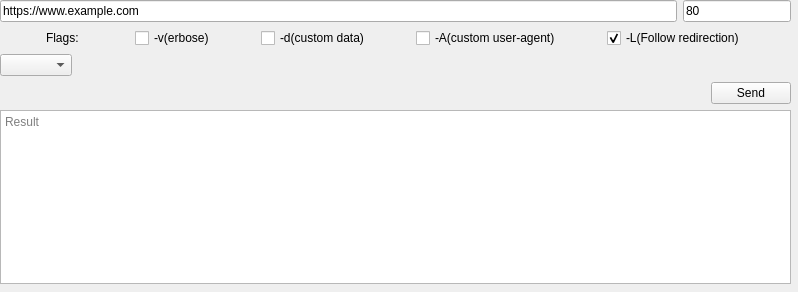
<?xml version="1.0" encoding="UTF-8"?>
<ui version="4.0">
 <class>MainWindow</class>
 <widget class="QMainWindow" name="MainWindow">
  <property name="geometry">
   <rect>
    <x>0</x>
    <y>0</y>
    <width>798</width>
    <height>292</height>
   </rect>
  </property>
  <property name="windowTitle">
   <string>MainWindow</string>
  </property>
  <widget class="QWidget" name="centralwidget">
   <property name="styleSheet">
    <string notr="true">vertical-align: top;</string>
   </property>
   <widget class="QWidget" name="verticalLayoutWidget">
    <property name="geometry">
     <rect>
      <x>0</x>
      <y>0</y>
      <width>791</width>
      <height>291</height>
     </rect>
    </property>
    <layout class="QVBoxLayout" name="mainWindowLayout" stretch="0,0,0,0,0">
     <property name="bottomMargin">
      <number>7</number>
     </property>
     <item>
      <layout class="QHBoxLayout" name="urlPortSectionHLayout" stretch="1,0">
       <item>
        <widget class="QLineEdit" name="urlLineEdit">
         <property name="sizePolicy">
          <sizepolicy hsizetype="Expanding" vsizetype="Fixed">
           <horstretch>0</horstretch>
           <verstretch>0</verstretch>
          </sizepolicy>
         </property>
         <property name="toolTip">
          <string extracomment="Enter url"/>
         </property>
         <property name="inputMethodHints">
          <set>Qt::InputMethodHint::ImhUrlCharactersOnly</set>
         </property>
         <property name="text">
          <string>https://www.example.com</string>
         </property>
         <property name="placeholderText">
          <string>URL</string>
         </property>
        </widget>
       </item>
       <item>
        <widget class="QLineEdit" name="portLineEdit">
         <property name="sizePolicy">
          <sizepolicy hsizetype="Fixed" vsizetype="Fixed">
           <horstretch>0</horstretch>
           <verstretch>0</verstretch>
          </sizepolicy>
         </property>
         <property name="toolTip">
          <string extracomment="Enter url"/>
         </property>
         <property name="inputMethodHints">
          <set>Qt::InputMethodHint::ImhDigitsOnly</set>
         </property>
         <property name="text">
          <string>80</string>
         </property>
         <property name="placeholderText">
          <string>Port number</string>
         </property>
        </widget>
       </item>
      </layout>
     </item>
     <item>
      <layout class="QHBoxLayout" name="flagOptionsSectionHlLayout">
       <property name="spacing">
        <number>0</number>
       </property>
       <item>
        <widget class="QLabel" name="flagsLabel">
         <property name="sizePolicy">
          <sizepolicy hsizetype="Fixed" vsizetype="Fixed">
           <horstretch>1</horstretch>
           <verstretch>0</verstretch>
          </sizepolicy>
         </property>
         <property name="text">
          <string>Flags:   </string>
         </property>
         <property name="alignment">
          <set>Qt::AlignmentFlag::AlignLeading|Qt::AlignmentFlag::AlignLeft|Qt::AlignmentFlag::AlignVCenter</set>
         </property>
        </widget>
       </item>
       <item>
        <widget class="QCheckBox" name="verbosCheckBox">
         <property name="sizePolicy">
          <sizepolicy hsizetype="Fixed" vsizetype="Fixed">
           <horstretch>0</horstretch>
           <verstretch>0</verstretch>
          </sizepolicy>
         </property>
         <property name="text">
          <string>-v(erbose)</string>
         </property>
        </widget>
       </item>
       <item>
        <widget class="QCheckBox" name="dataCheckBox">
         <property name="sizePolicy">
          <sizepolicy hsizetype="Fixed" vsizetype="Fixed">
           <horstretch>0</horstretch>
           <verstretch>0</verstretch>
          </sizepolicy>
         </property>
         <property name="text">
          <string>-d(custom data)</string>
         </property>
        </widget>
       </item>
       <item>
        <widget class="QCheckBox" name="userAgentCheckBox">
         <property name="sizePolicy">
          <sizepolicy hsizetype="Fixed" vsizetype="Fixed">
           <horstretch>0</horstretch>
           <verstretch>0</verstretch>
          </sizepolicy>
         </property>
         <property name="text">
          <string extracomment="asda">-A(custom user-agent)</string>
         </property>
        </widget>
       </item>
       <item>
        <widget class="QCheckBox" name="followRedirectCheckBox">
         <property name="sizePolicy">
          <sizepolicy hsizetype="Fixed" vsizetype="Fixed">
           <horstretch>0</horstretch>
           <verstretch>0</verstretch>
          </sizepolicy>
         </property>
         <property name="toolTip">
          <string extracomment="Follow url redirection"/>
         </property>
         <property name="whatsThis">
          <string extracomment="An argument to cURL"/>
         </property>
         <property name="accessibleName">
          <string extracomment="Follow redirects"/>
         </property>
         <property name="autoFillBackground">
          <bool>false</bool>
         </property>
         <property name="text">
          <string>-L(Follow redirection)</string>
         </property>
         <property name="checked">
          <bool>true</bool>
         </property>
        </widget>
       </item>
      </layout>
     </item>
     <item>
      <widget class="QComboBox" name="methodName">
       <property name="sizePolicy">
        <sizepolicy hsizetype="Maximum" vsizetype="Fixed">
         <horstretch>1</horstretch>
         <verstretch>0</verstretch>
        </sizepolicy>
       </property>
       <property name="maximumSize">
        <size>
         <width>16777215</width>
         <height>16777215</height>
        </size>
       </property>
      </widget>
     </item>
     <item>
      <widget class="QPushButton" name="sendPutPushButton">
       <property name="sizePolicy">
        <sizepolicy hsizetype="Maximum" vsizetype="Fixed">
         <horstretch>0</horstretch>
         <verstretch>0</verstretch>
        </sizepolicy>
       </property>
       <property name="layoutDirection">
        <enum>Qt::LayoutDirection::RightToLeft</enum>
       </property>
       <property name="text">
        <string>Send</string>
       </property>
      </widget>
     </item>
     <item>
      <widget class="QTextBrowser" name="resultTextBrowser">
       <property name="placeholderText">
        <string>Result</string>
       </property>
      </widget>
     </item>
    </layout>
   </widget>
  </widget>
 </widget>
 <resources/>
 <connections/>
</ui>
